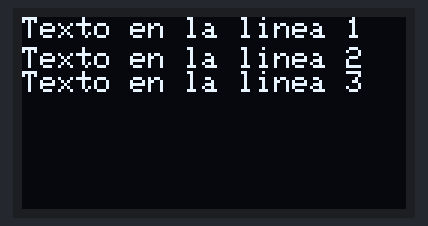
Bench run of a sketch on a simulated Arduino Uno, built with avr-gcc and run on an emulated ATmega328P. Shown: 128×64 one-colour display.

Above: at 0.1 s.

The sketch:

OLED_I2C_example.ino
```cpp
// pantalla OLED SSD1306:  SCK -> A5   SDA -> A4

#include <SPI.h>
#include <Wire.h>
#include <Adafruit_GFX.h>
#include <Adafruit_SSD1306.h>

#define OLED_RESET 4
Adafruit_SSD1306 display(OLED_RESET);

void setup()
{
  display.begin(SSD1306_SWITCHCAPVCC, 0x3C);
  display.clearDisplay();
}

void loop()
{
  display.setTextSize(1);
  display.setTextColor(WHITE);
  display.setCursor(0,0);
  display.print("Texto en la linea 1");
  display.setCursor(0,10);
  display.println("Texto en la linea 2");
  display.print("Texto en la linea 3");
  display.display();
}
```
